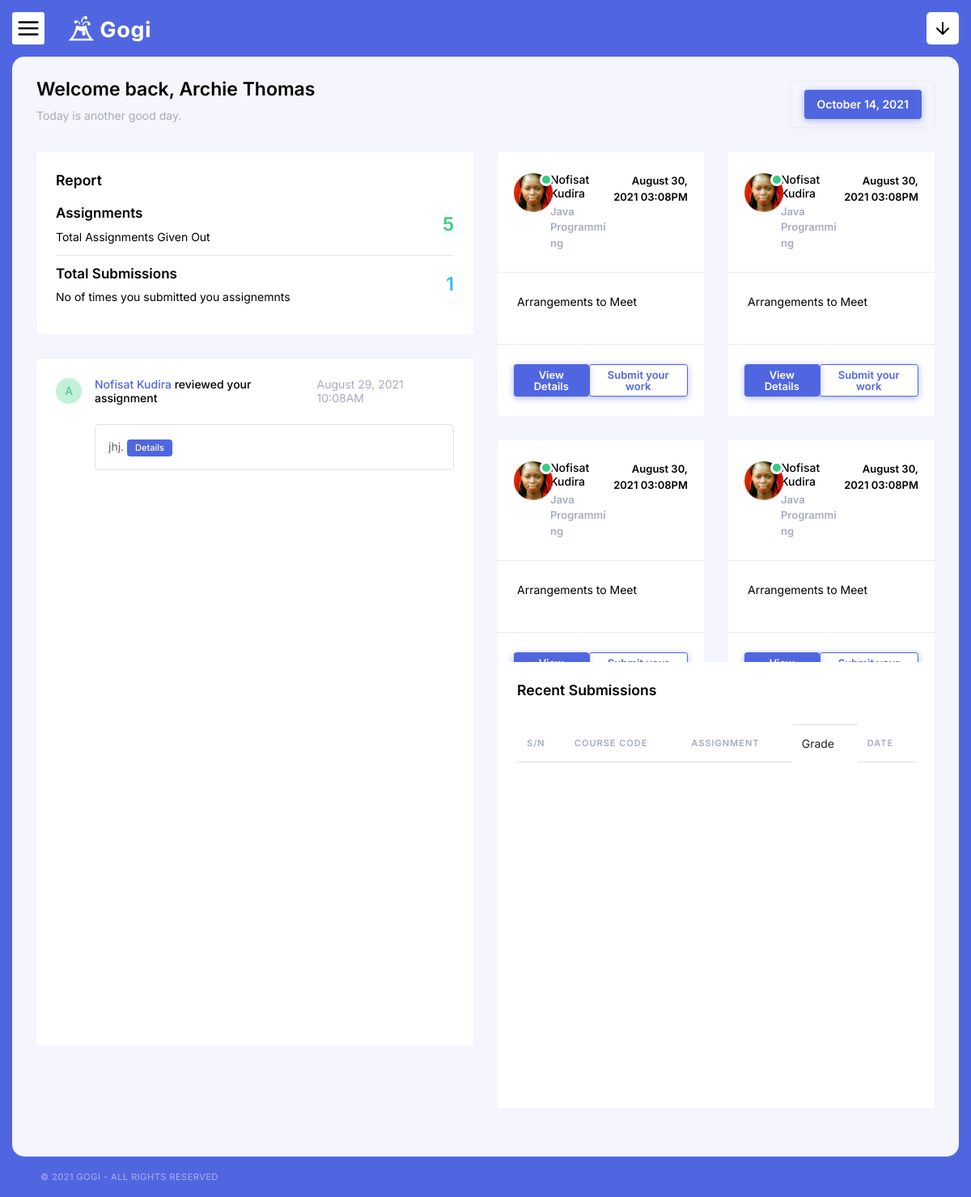
/dashboard (signed in), run on the app's committed database.
### tables this page shows
CREATE TABLE `assignment_submissions` (
  `id` int(11) NOT NULL,
  `student_id` int(11) NOT NULL,
  `assignment_id` int(11) NOT NULL,
  `solution` text NOT NULL,
  `description` text NOT NULL,
  `grade` decimal(10,0) NOT NULL,
  `feedback` text NOT NULL,
  `created_at` timestamp NOT NULL DEFAULT current_timestamp(),
  `updated_at` timestamp NOT NULL DEFAULT current_timestamp() ON UPDATE current_timestamp()
);

CREATE TABLE `lecturers` (
  `id` int(11) NOT NULL,
  `staff_id` varchar(10) NOT NULL,
  `fullname` varchar(120) NOT NULL,
  `image` varchar(120) NOT NULL,
  `email` varchar(120) NOT NULL,
  `password` text NOT NULL,
  `created_at` timestamp NOT NULL DEFAULT current_timestamp(),
  `updated_at` timestamp NOT NULL DEFAULT current_timestamp() ON UPDATE current_timestamp()
);

CREATE TABLE `assignments` (
  `id` int(11) NOT NULL,
  `course_id` int(11) NOT NULL,
  `lecturer_id` int(11) NOT NULL,
  `title` varchar(120) NOT NULL,
  `question` text NOT NULL,
  `instructions` text NOT NULL,
  `deadline` date NOT NULL,
  `max_grade` decimal(10,0) NOT NULL,
  `created_at` timestamp NOT NULL DEFAULT current_timestamp(),
  `updated_at` timestamp NOT NULL DEFAULT current_timestamp() ON UPDATE current_timestamp()
);

CREATE TABLE `courses` (
  `id` int(11) NOT NULL,
  `level_id` int(11) NOT NULL,
  `course_title` varchar(120) NOT NULL,
  `course_code` varchar(8) NOT NULL,
  `created_at` timestamp NULL DEFAULT current_timestamp(),
  `updated_at` timestamp NOT NULL DEFAULT current_timestamp() ON UPDATE current_timestamp()
);

### core/db.class.php (called while the page is built, shortened)
<?php
    class DB {
        public $host = 'localhost';
        public $dbname = 'gogi_assignment';
        public $password = '';
        public $username = 'root';
        public $conn;
        function __construct(){
            try {
                $this->conn = new PDO("mysql:host=$this->host;dbname=$this->dbname;", $this->username, $this->password);
                $this->conn->setAttribute(PDO::ATTR_ERRMODE,PDO::ERRMODE_EXCEPTION);
            } catch (PDOException $ex) {
                echo 'Error in database connection '. $ex->getMessage();
            }
        }
        function prep($query){
            return $this->conn->prepare($query);
        }
        function fetchAll($query,$value){
            $query = $this->prep($query);
            $query->execute($value);
            return $query->fetchAll();
        }
        function num_row($query,$value){
            $query = $this->prep($query);
            $query->execute($value);
            return $query->rowCount();
        }
    }
?>

### core/assignments.class.php (called while the page is built, shortened)
<?php
    include_once 'db.class.php';
    class assignments extends DB{
        function fetch_limited_assignments($limit){
            return DB::fetchAll("SELECT *,assignments.id,assignments.created_at FROM assignments
            LEFT OUTER JOIN lecturers on lecturers.id = assignments.lecturer_id
            LEFT OUTER JOIN courses on courses.id = assignments.course_id
            ORDER BY assignments.id DESC LIMIT $limit", []);
        }
        function assignments_num(){
            return DB::num_row("SELECT id FROM assignments ", []);
        }
    }
?>

### core/students.class.php (called while the page is built, shortened)
<?php
    include_once 'db.class.php';
    class Students extends DB{
        function student_assignments_num($student_id){
            return DB::num_row("SELECT id FROM assignment_submissions WHERE student_id = ? ",[$student_id]);
        }
        function fetch_limited_graded_assignment_submissions($student_id,$limit){
            return DB::fetchAll("SELECT *,assignment_submissions.id,assignment_submissions.created_at FROM assignment_submissions
            LEFT OUTER JOIN assignments on assignments.id = assignment_submissions.assignment_id
            LEFT OUTER JOIN lecturers on lecturers.id = assignments.lecturer_id
            LEFT OUTER JOIN courses on courses.id = assignments.course_id
            WHERE feedback <> '' AND student_id = ?
            ORDER BY assignment_submissions.id DESC LIMIT $limit", [$student_id]);
        }
    }
?>

### core/core.function.php (called while the page is built, shortened)
<?php
	function format_date($date){
		return date('F d, Y h:mA', strtotime($date));
	}
?>

### dashboard.php (the view, shortened to what this page needs)
<?php
    include_once 'core/students.class.php';
    include_once 'core/assignments.class.php';
    include_once 'core/core.function.php';
    $student_obj = new Students();
    $assignment_obj = new Assignments();
    $student = $_SESSION['gogi_student'];
    $student_id = $student['id'];
    $assignments_num = $assignment_obj->assignments_num();
    $student_submissions_num = $student_obj->student_assignments_num($student_id);
    $recent_assignments = $assignment_obj->fetch_limited_assignments(6);
    $graded_assignments = $student_obj->fetch_limited_graded_assignment_submissions($student_id,6);
?>
<!DOCTYPE html>
<html lang="en">
<head>
    <?php include "includes/header-resources.php"; ?>
    <link rel="stylesheet" href="./vendors/datepicker/daterangepicker.css" type="text/css">
    <link rel="stylesheet" href="./vendors/dataTable/datatables.min.css" type="text/css">
</head>
<body class="horizontal-navigation">
    <div class="layout-wrapper">
        <?php include "includes/header.php"; ?>
        <div class="content-wrapper">
            <div class="content-body">
                <div class="content ">
                    <div class="page-header d-md-flex justify-content-between">
                        <div>
                            <h3>Welcome back, <?php echo $student['fullname'] ?></h3>
                            <p class="text-muted">Today is another good day.</p>
                        </div>
                        <div class="mt-3 mt-md-0">
                            <div id="dashboard-date" class="btn btn-outline-light">
                                <span class="btn btn-primary"></span>
                            </div>
                        </div>
                    </div>
                    <div class="row">
                        <div class="col-md-6">
                            <div class="card">
                                <div class="card-body">
                                    <div class="d-flex justify-content-between">
                                        <h6 class="card-title mb-2">Report</h6>
                                    </div>
                                    <div>
                                        <div class="list-group list-group-flush">
                                            <div class="list-group-item d-flex justify-content-between align-items-center px-0">
                                                <div>
                                                    <h5>Assignments</h5>
                                                    <div>Total Assignments Given Out</div>
                                                </div>
                                                <h3 class="text-success mb-0"><?php echo $assignments_num ?></h3>
                                            </div>
                                            <div class="list-group-item d-flex justify-content-between align-items-center px-0">
                                                <div>
                                                    <h5>Total Submissions</h5>
                                                    <div>No of times you submitted you assignemnts</div>
                                                </div>
                                                <div>
                                                    <h3 class="text-info mb-0"><?php echo $student_submissions_num ?></h3>
                                                </div>
                                            </div>
                                        </div>
                                    </div>
                                </div>
                            </div>
                            <div class="card">
                                <div class="card-body">
                                    <div class="timeline card-scroll" style="height: 800px">
                                        <?php foreach ($graded_assignments as $assignment): ?>
                                            <div class="timeline-item">
                                                <div>
                                                    <figure class="avatar avatar-sm mr-3 bring-forward">
                                                        <span class="avatar-title bg-success-bright text-success rounded-circle">A</span>
                                                    </figure>
                                                </div>
                                                <div>
                                                    <h6 class="d-flex justify-content-between mb-4">
                                                        <span>
                                                            <a href="#" class="link-1"><?php echo $assignment['fullname'] ?></a> reviewed your assignment
                                                        </span>
                                                        <span class="text-muted font-weight-normal"><?php echo format_date($assignment['created_at']) ?></span>
                                                    </h6>
                                                    <a href="#">
                                                        <div class="mb-3 border p-3 border-radius-1">
                                                            <?php echo $assignment['feedback'] ?>. <a href="assignment-review-details?id=<?php echo $assignment['id'] ?>" class="badge badge-sm badge-primary">Details</a>
                                                        </div>
                                                    </a>
                                                </div>
                                            </div>
                                        <?php endforeach ?>
                                    </div>
                                </div>
                            </div>
                        </div>
                        <div class="col-lg-6">
                            <div class="card-scroll" style="height: 630px;">
                                <div class="row">
                                    <?php foreach ($recent_assignments as $assignment): ?>
                                        <div class="col-md-6">
                                            <div class="card">
                                                <div class="card-header">
                                                    <div class="d-flex py-3 align-items-start">
                                                        <div class="pr-3">
                                                            <span class="avatar avatar-state-success">
                                                                <img src="./uploads/lecturers/images/<?php echo $assignment['image'] ?>" class="rounded-circle" alt="image">
                                                            </span>
                                                        </div>
                                                        <div class="flex-grow- 1">
                                                            <h6 class="mb-1"><?php echo $assignment['fullname'] ?></h6>
                                                            <span class="text-muted">
                                                                <?php echo $assignment['course_title'] ?>
                                                            </span>
                                                        </div>
                                                        <div class="text-right ml-auto d-flex flex-column">
                                                            <span cla ss="small text-muted"><?php echo format_date($assignment['created_at']) ?></span>
                                                        </div>
                                                    </div>
                                                </div>
                                                <div class="card-body">
                                                    <p><?php echo $assignment['title'] ?></p>
                                                </div>
                                                <div class="card-footer py-4">
                                                    <div class="d-flex justify-content-between">
                                                        <a href="assignment-details?id=<?php echo $assignment['id'] ?>" class="btn btn-primary btn-sm">View Details</a>
                                                        <a href="submit-assignment?id=<?php echo $assignment['id'] ?>" class="btn btn-outline-primary btn-sm">Submit your work</a>
                                                    </div>
                                                </div>
                                            </div>
                                        </div>
                                    <?php endforeach ?>
                                </div>
                            </div>
                            <div class="card">
                                <div class="card-body">
                                    <h6 class="card-title">Recent Submissions</h6>
                                    <div class="table-responsive card-scroll" style="height: 450px;">
                                        <table id="recent-orders" class="table">
                                            <thead>
                                                <tr>
                                                    <th>S/N</th>
                                                    <th>Course Code</th>
                                                    <th>Assignment</th>
                                                    <td>Grade</td>
                                                    <th>Date</th>
                                                </tr>
                                            </thead>
                                        </table>
                                    </div>
                                </div>
                            </div>
                        </div>
                    </div>
                </div>
                <?php include "includes/footer.php"; ?>
            </div>
        </div>
    </div>
</body>
</html>

### includes/header-resources.php (shortened to what this page needs)
<link rel="stylesheet" href="./vendors/bundle.css" type="text/css">
<link rel="stylesheet" href="./assets/css/app.min.css" type="text/css">

### includes/header.php (shortened to what this page needs)
<div class="header d-print-none">
    <div class="header-container">
        <div class="header-left">
            <div class="navigation-toggler">
                <a href="#" data-action="navigation-toggler">
                    <i data-feather="menu"></i>
                </a>
            </div>
            <div class="header-logo">
                <a href="dashboard">
                    <img class="logo" src="./assets/media/image/logo.png" alt="logo">
                </a>
            </div>
        </div>
        <ul class="navbar-nav ml-auto">
            <li class="nav-item header-toggler">
                <a href="#" class="nav-link">
                    <i data-feather="arrow-down"></i>
                </a>
            </li>
        </ul>
    </div>
</div>

### includes/footer.php
<footer class="content-footer">
    <div>© <?php echo date("Y"); ?> Gogi - All rights reserved</div>
</footer>

### data on the page
assignment_submissions: lecturers.fullname "Nofisat Kudira", created_at "August 29, 2021 10:08AM", feedback "jhj"
assignments: lecturer.image (picture), lecturer.fullname "Nofisat Kudira", course.course_title "Java Programming", created_at "August 30, 2021 03:08PM", title "Arrangements to Meet"
assignments: lecturer.image (picture), lecturer.fullname "Nofisat Kudira", course.course_title "Java Programming", created_at "August 30, 2021 03:08PM", title "Arrangements to Meet"
assignments: lecturer.image (picture), lecturer.fullname "Nofisat Kudira", course.course_title "Java Programming", created_at "August 30, 2021 03:08PM", title "Arrangements to Meet"
assignments: lecturer.image (picture), lecturer.fullname "Nofisat Kudira", course.course_title "Java Programming", created_at "August 30, 2021 03:08PM", title "Arrangements to Meet"

### other printed values
$student['fullname'] "Archie Thomas"
$assignments_num "5"
$student_submissions_num "1"
